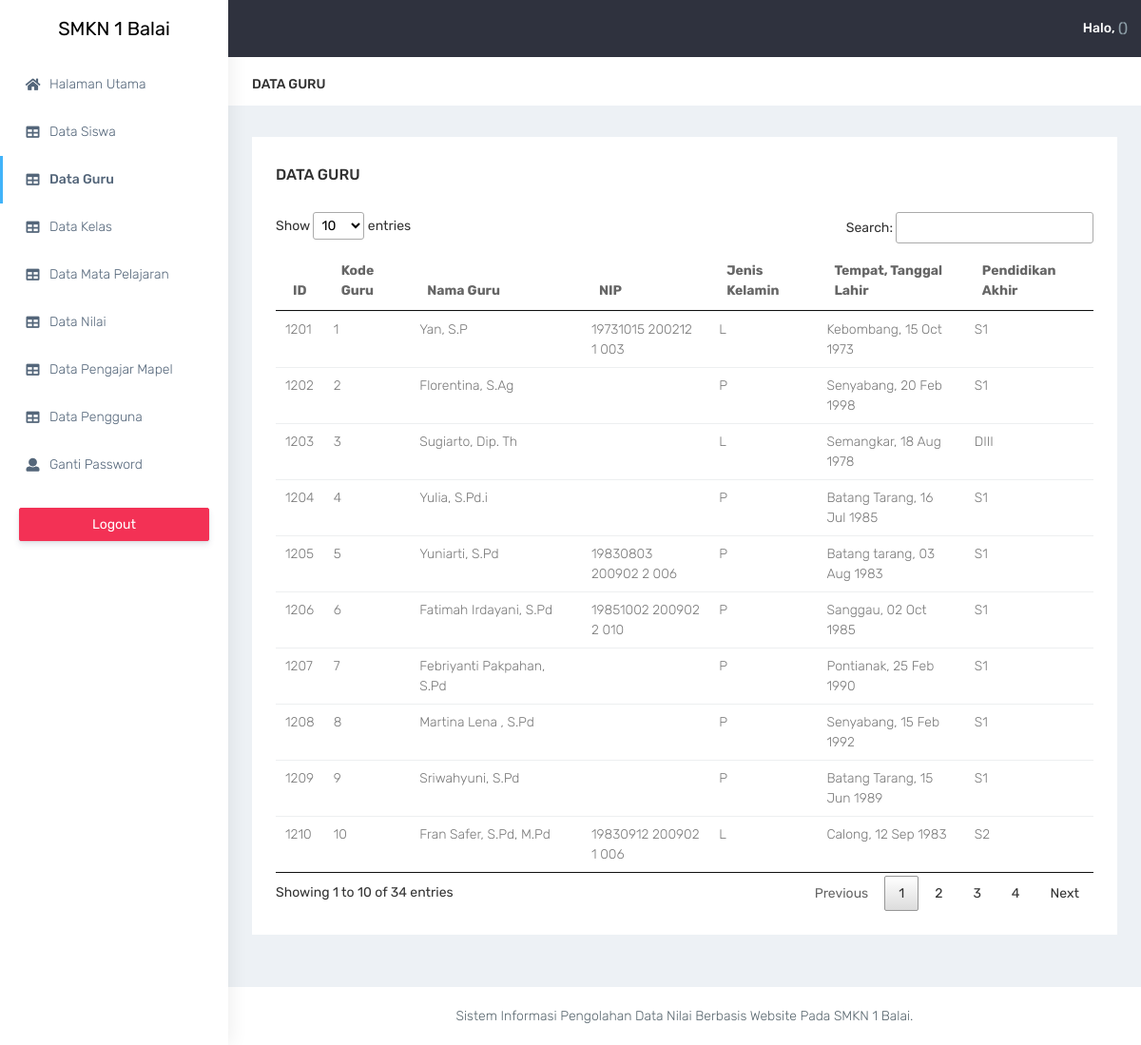
Page /admin/index?m=guru on the committed database.
### tables this page shows
CREATE TABLE `tbl_guru` (
  `id_guru` int(4) NOT NULL,
  `nama_guru` varchar(80) NOT NULL,
  `kode_guru` int(5) DEFAULT NULL,
  `nip` varchar(50) DEFAULT NULL,
  `jenis_kelamin` varchar(20) NOT NULL,
  `tmp_lahir` varchar(20) NOT NULL,
  `tgl_lahir` date NOT NULL,
  `pendidikan_akhir` varchar(5) NOT NULL
);

### includes/config.php (called while the page is built)
<?php
$config["server"]='localhost';
$config["username"]='root';
$config["password"]='';
$config["database_name"]='sk_sisfosmkn01';
?>

### includes/functions.php (called while the page is built, shortened)
<?php
include 'config.php';
include 'db.php';
$db = new DB($config['server'], $config['username'], $config['password'], $config['database_name']);

### includes/db.php (called while the page is built, shortened)
<?php
class DB{
    var $conn = null;
    public function __construct($host, $username, $passwd, $dbname){
        $this->conn = mysqli_connect($host, $username, $passwd, $dbname);
    }
    public function query($sql){
        $query = mysqli_query($this->conn, $sql) or die('<pre>Error mysqli_query: ' . mysqli_error($this->conn) . '<br />' . $sql . '</pre>');
        return $query;
    }
    public function get_results($sql){
        $query = $this->query($sql);
        $arr = array();
        while($row = mysqli_fetch_object($query)){
            $arr[] = $row;
        }
        return $arr;
    }
}

### admin/guru.php (the view, shortened to what this page needs)
 <div class="page-breadcrumb bg-white my-2">
    <div class="row align-items-center">
        <div class="col-lg-3 col-md-4 col-sm-4 col-xs-12">
            <h4 class="page-title text-uppercase font-medium font-14">Data Guru</h4>
        </div>
    </div>
</div>
<?php
  $data_guru = $db->get_results("SELECT * FROM tbl_guru");
?>
<div class="container-fluid">
    <div class="row">
        <div class="col-sm-12">
            <div class="white-box">
                <div class=" d-flex justify-content-between  mb-3">
                    <h3 class="box-title">Data Guru</h3>
                </div>
                <div class="table-responsive">
                    <table class="table" id="myDataTable">
                        <thead>
                            <tr>
                                <th class="border-top-0">ID</th>
                                <th class="border-top-0">Kode Guru</th>
                                <th class="border-top-0">Nama Guru</th>
                                <th class="border-top-0">NIP</th>
                                <th class="border-top-0">Jenis Kelamin</th>
                                <th class="border-top-0">Tempat, Tanggal Lahir</th>
                                <th class="border-top-0">Pendidikan Akhir</th>
                            </tr>
                        </thead>
                        <tbody>
                            <?php if (count($data_guru) < 1) : ?>
                                <tr><td colspan="8" class="text-center">Tidak ada data</td></tr>
                            <?php else: ?>
                                <?php foreach ($data_guru as $guru): ?>
                                    <tr>
                                        <td><?= $guru->id_guru ?></td>
                                        <td><?= $guru->kode_guru ?></td>
                                        <td><?= $guru->nama_guru ?></td>
                                        <td><?= $guru->nip ?></td>
                                        <td><?= $guru->jenis_kelamin ?></td>
                                        <td><?= $guru->tmp_lahir.', '.date('d M Y', strtotime($guru->tgl_lahir)); ?></td>
                                        <td><?= $guru->pendidikan_akhir ?></td>
                                    </tr>
                                <?php endforeach ?>
                            <?php endif; ?>
                        </tbody>
                    </table>
                </div>
            </div>
        </div>
    </div>
</div>

### css/dataTables.css (style rules this page uses)
table.dataTable { width: 100%; margin: 0 auto; clear: both; border-collapse: separate; border-spacing: 0; }
table.dataTable thead th, table.dataTable tfoot th { font-weight: bold; }
table.dataTable thead th, table.dataTable thead td { padding: 10px 18px; border-bottom: 1px solid #111; }
table.dataTable thead .sorting, table.dataTable thead .sorting_asc, table.dataTable thead .sorting_desc, table.dataTable thead .sorting_asc_disabled, table.dataTable thead .sorting_desc_disabled { cursor: pointer; *cursor: hand; background-repeat: no-repeat; background-position: center right; }
table.dataTable thead .sorting { background-image: url("../images/sort_both.png"); }
table.dataTable thead .sorting_asc { background-image: url("../images/sort_asc.png"); }
table.dataTable tbody tr { background-color: #ffffff; }
table.dataTable tbody th, table.dataTable tbody td { padding: 8px 10px; }
table.dataTable.no-footer { border-bottom: 1px solid #111; }
table.dataTable, table.dataTable th, table.dataTable td { box-sizing: content-box; }

### rows in the picture
tbl_guru: id_guru "1201", kode_guru "1", nama_guru "Yan, S.P", nip "19731015 200212 1 003", jenis_kelamin "L", tmp_lahir "Kebombang", tgl_lahir "15 Oct 1973", pendidikan_akhir "S1"
tbl_guru: id_guru "1202", kode_guru "2", nama_guru "Florentina, S.Ag", jenis_kelamin "P", tmp_lahir "Senyabang", tgl_lahir "20 Feb 1998", pendidikan_akhir "S1"
tbl_guru: id_guru "1203", kode_guru "3", nama_guru "Sugiarto, Dip. Th", jenis_kelamin "L", tmp_lahir "Semangkar", tgl_lahir "18 Aug 1978", pendidikan_akhir "DIII"
tbl_guru: id_guru "1204", kode_guru "4", nama_guru "Yulia, S.Pd.i", jenis_kelamin "P", tmp_lahir "Batang Tarang", tgl_lahir "16 Jul 1985", pendidikan_akhir "S1"
tbl_guru: id_guru "1205", kode_guru "5", nama_guru "Yuniarti, S.Pd", nip "19830803 200902 2 006", jenis_kelamin "P", tmp_lahir "Batang tarang", tgl_lahir "03 Aug 1983", pendidikan_akhir "S1"
tbl_guru: id_guru "1206", kode_guru "6", nama_guru "Fatimah Irdayani, S.Pd", nip "19851002 200902 2 010", jenis_kelamin "P", tmp_lahir "Sanggau", tgl_lahir "02 Oct 1985", pendidikan_akhir "S1"
tbl_guru: id_guru "1207", kode_guru "7", nama_guru "Febriyanti Pakpahan, S.Pd", jenis_kelamin "P", tmp_lahir "Pontianak", tgl_lahir "25 Feb 1990", pendidikan_akhir "S1"
tbl_guru: id_guru "1208", kode_guru "8", nama_guru "Martina Lena , S.Pd", jenis_kelamin "P", tmp_lahir "Senyabang", tgl_lahir "15 Feb 1992", pendidikan_akhir "S1"
tbl_guru: id_guru "1209", kode_guru "9", nama_guru "Sriwahyuni, S.Pd", jenis_kelamin "P", tmp_lahir "Batang Tarang", tgl_lahir "15 Jun 1989", pendidikan_akhir "S1"
tbl_guru: id_guru "1210", kode_guru "10", nama_guru "Fran Safer, S.Pd, M.Pd", nip "19830912 200902 1 006", jenis_kelamin "L", tmp_lahir "Calong", tgl_lahir "12 Sep 1983", pendidikan_akhir "S2"
